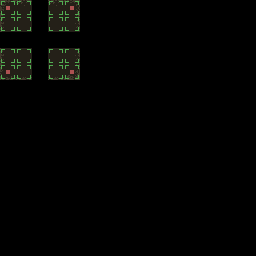

A 2D game scene composited from a Tiled map and its tileset images. What follows is a short description and the map's XML, with each tile layer's data collapsed to a summary:
An orthogonal 16x16 tile map with 16x16 px tiles, 6 tile layers (input_dirt, input_dirt, input_dirt, output_dirt, ...), 2 tilesets.

<map version="1.5" tiledversion="1.7.2" orientation="orthogonal" renderorder="right-down" width="16" height="16" tilewidth="16" tileheight="16" infinite="0" nextlayerid="8" nextobjectid="1">
 <tileset firstgid="1" name="Village5" tilewidth="16" tileheight="16" tilecount="704" columns="32">
  <image source="../../../assets/Tile/Village5.png" width="512" height="352" />
  <wangsets>
   <wangset name="Dirt2" type="mixed" tile="-1">
    <wangcolor name="" color="#ff0000" tile="-1" probability="1" />
    <wangtile tileid="200" wangid="0,0,1,1,1,0,0,0" />
    <wangtile tileid="202" wangid="0,0,1,1,1,1,1,0" />
    <wangtile tileid="203" wangid="0,0,0,0,1,1,1,0" />
    <wangtile tileid="232" wangid="1,1,0,0,0,0,0,0" />
    <wangtile tileid="234" wangid="1,1,0,0,0,0,0,1" />
    <wangtile tileid="235" wangid="1,0,0,0,0,0,0,1" />
    <wangtile tileid="264" wangid="1,1,1,1,1,0,0,0" />
    <wangtile tileid="266" wangid="1,1,1,1,1,1,1,1" />
    <wangtile tileid="267" wangid="1,0,0,0,1,1,1,1" />
    <wangtile tileid="296" wangid="1,1,1,0,0,0,0,0" />
    <wangtile tileid="298" wangid="1,1,1,0,0,0,1,1" />
    <wangtile tileid="299" wangid="1,0,0,0,0,0,1,1" />
   </wangset>
   <wangset name="Dirt3" type="mixed" tile="-1">
    <wangcolor name="" color="#ff0000" tile="-1" probability="1" />
    <wangcolor name="" color="#00ff00" tile="-1" probability="1" />
    <wangcolor name="" color="#0000ff" tile="-1" probability="1" />
    <wangtile tileid="200" wangid="0,0,3,3,3,0,0,0" />
    <wangtile tileid="201" wangid="0,0,3,3,3,3,3,0" />
    <wangtile tileid="203" wangid="0,0,0,0,3,3,3,0" />
    <wangtile tileid="232" wangid="3,3,1,1,1,0,0,0" />
    <wangtile tileid="233" wangid="3,3,1,1,1,1,1,3" />
    <wangtile tileid="235" wangid="3,0,0,0,1,1,1,3" />
    <wangtile tileid="264" wangid="1,1,2,2,2,0,0,0" />
    <wangtile tileid="265" wangid="1,1,2,2,2,2,2,1" />
    <wangtile tileid="267" wangid="1,0,0,0,2,2,2,1" />
    <wangtile tileid="296" wangid="2,2,2,0,0,0,0,0" />
    <wangtile tileid="297" wangid="2,2,2,0,0,0,2,2" />
    <wangtile tileid="299" wangid="2,0,0,0,0,0,2,2" />
   </wangset>
   <wangset name="Dirt4" type="mixed" tile="-1">
    <wangcolor name="" color="#ff0000" tile="-1" probability="1" />
    <wangtile tileid="205" wangid="0,0,1,1,1,0,0,0" />
    <wangtile tileid="206" wangid="0,0,1,1,1,1,1,0" />
    <wangtile tileid="207" wangid="0,0,1,1,1,1,1,0" />
    <wangtile tileid="208" wangid="0,0,0,0,1,1,1,0" />
    <wangtile tileid="237" wangid="1,1,1,1,1,0,0,0" />
    <wangtile tileid="238" wangid="1,1,1,1,1,1,1,1" />
    <wangtile tileid="239" wangid="1,1,1,1,1,1,1,1" />
    <wangtile tileid="240" wangid="1,0,0,0,1,1,1,1" />
    <wangtile tileid="269" wangid="1,1,1,1,1,0,0,0" />
    <wangtile tileid="270" wangid="1,1,1,1,1,1,1,1" />
    <wangtile tileid="271" wangid="1,1,1,1,1,1,1,1" />
    <wangtile tileid="272" wangid="1,0,0,0,1,1,1,1" />
    <wangtile tileid="296" wangid="1,1,1,0,0,0,0,0" />
    <wangtile tileid="297" wangid="1,1,1,0,0,0,1,1" />
    <wangtile tileid="298" wangid="1,1,1,0,0,0,1,1" />
    <wangtile tileid="299" wangid="1,0,0,0,0,0,1,1" />
   </wangset>
   <wangset name="dirttop" type="corner" tile="-1">
    <wangcolor name="" color="#ff0000" tile="-1" probability="1" />
    <wangcolor name="" color="#00ff00" tile="-1" probability="1" />
    <wangcolor name="" color="#0000ff" tile="-1" probability="1" />
    <wangtile tileid="205" wangid="0,0,1,1,1,0,0,0" />
    <wangtile tileid="206" wangid="0,0,1,1,1,1,1,0" />
    <wangtile tileid="207" wangid="0,0,1,1,1,1,1,0" />
    <wangtile tileid="208" wangid="0,0,0,0,1,1,1,0" />
    <wangtile tileid="237" wangid="1,0,1,1,1,0,0,0" />
    <wangtile tileid="238" wangid="1,0,1,1,1,1,1,0" />
    <wangtile tileid="239" wangid="1,1,1,1,1,1,1,1" />
    <wangtile tileid="240" wangid="1,0,0,0,1,1,1,1" />
    <wangtile tileid="269" wangid="1,1,1,0,0,0,0,0" />
    <wangtile tileid="270" wangid="1,1,1,0,0,0,1,1" />
    <wangtile tileid="271" wangid="1,1,1,0,0,0,1,1" />
    <wangtile tileid="272" wangid="1,0,0,0,0,0,1,1" />
   </wangset>
   <wangset name="Unnamed Set" type="corner" tile="238">
    <wangcolor name="" color="#ff0000" tile="-1" probability="1" />
    <wangtile tileid="205" wangid="0,0,0,1,0,0,0,0" />
    <wangtile tileid="206" wangid="0,0,0,1,0,1,0,0" />
    <wangtile tileid="207" wangid="0,0,0,1,0,1,0,0" />
    <wangtile tileid="208" wangid="0,0,0,0,0,1,0,0" />
    <wangtile tileid="237" wangid="0,1,0,0,0,0,0,0" />
    <wangtile tileid="238" wangid="0,1,0,0,0,0,0,1" />
    <wangtile tileid="239" wangid="0,1,0,0,0,0,0,1" />
    <wangtile tileid="240" wangid="0,0,0,0,0,0,0,1" />
   </wangset>
  </wangsets>
 </tileset>
 <tileset firstgid="705" source="../../../assets/Tile/Dirt1.tsx" />
 <layer id="2" name="input_dirt" width="16" height="16">
  <properties>
   <property name="StrictEmpty" type="bool" value="true" />
  </properties>
  <data>[256 cells, 16 non-empty, 2 distinct tile ids]</data>
 </layer>
 <layer id="7" name="input_dirt" width="16" height="16">
  <properties>
   <property name="StrictEmpty" type="bool" value="true" />
  </properties>
  <data>[256 cells, 16 non-empty, 6 distinct tile ids]</data>
 </layer>
 <layer id="6" name="input_dirt" width="16" height="16">
  <properties>
   <property name="StrictEmpty" type="bool" value="true" />
  </properties>
  <data>[256 cells, 16 non-empty, 6 distinct tile ids]</data>
 </layer>
 <layer id="3" name="output_dirt" width="16" height="16">
  <data>[256 cells, 4 non-empty, 4 distinct tile ids]</data>
 </layer>
 <layer id="4" name="regions_input" width="16" height="16">
  <data>[256 cells, 16 non-empty, 1 distinct tile ids]</data>
 </layer>
 <layer id="1" name="regions_output" width="16" height="16">
  <data>[256 cells, 4 non-empty, 1 distinct tile ids]</data>
 </layer>
</map>
